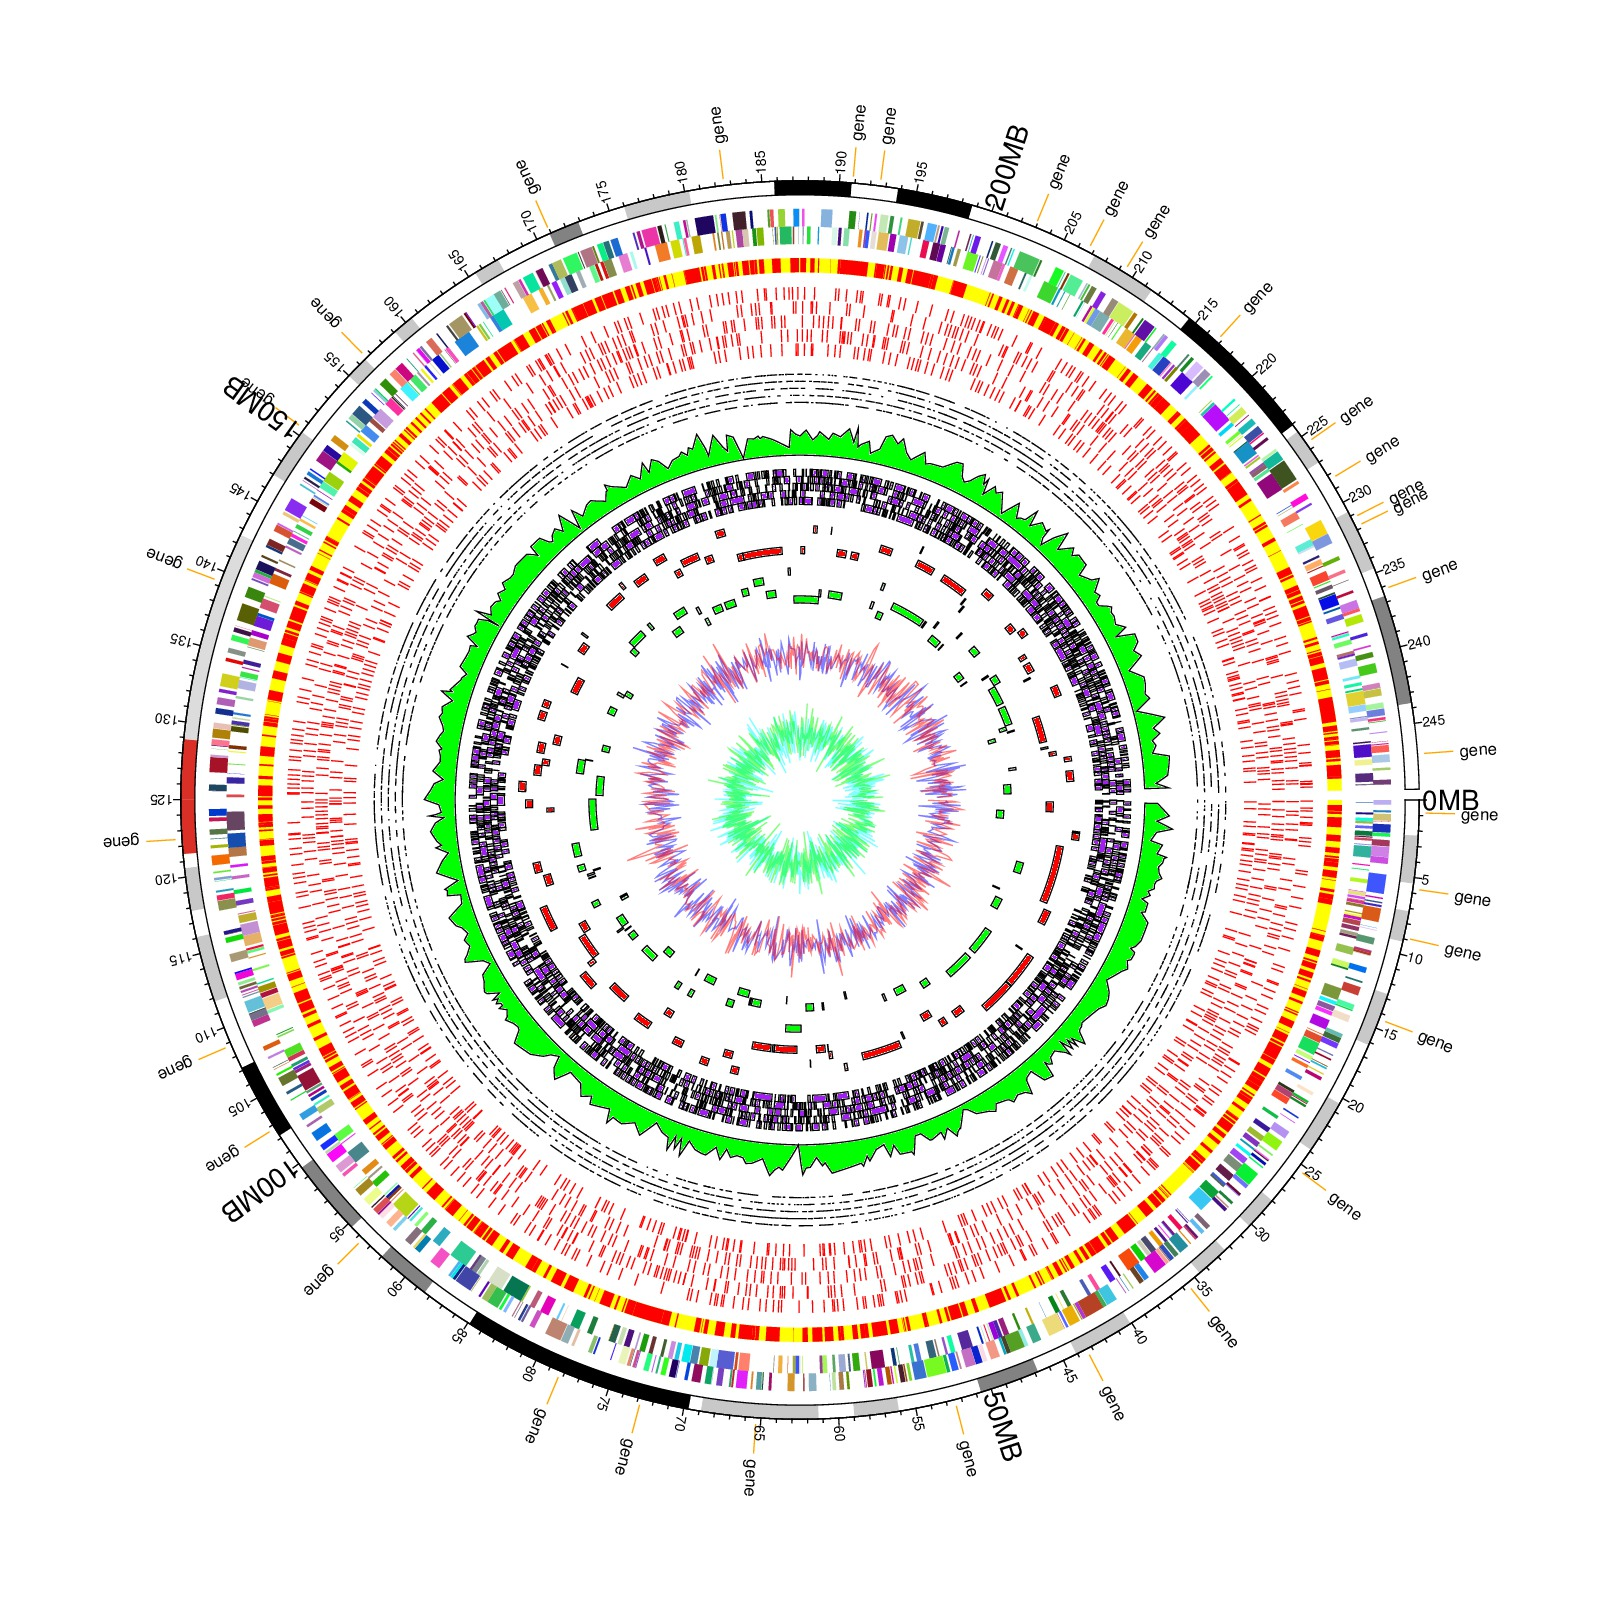

The script that drew this image:

## re-produced from <a href="http://www.plosone.org/article/info%3Adoi%2F10.1371%2Fjournal.pone.0076376">Jimmy H. W. Saw et al, Plos ONE, 2013</a>

rand_col = function(k) {
	return(rgb(runif(k), runif(k), runif(k)))
}

library(circlize)

par(mar = c(1, 1, 1, 1), lwd = 0.5)
circos.par("cell.padding" = c(0, 0, 0, 0))
circos.initializeWithIdeogram(chromosome.index = "chr1", plotType = NULL)

posTransform.fun = function(region) {
	return(region)
}
bed = generateRandomBed(nr = 400, fun = function(k) rep("gene", k))
circos.genomicTrackPlotRegion(bed, ylim = c(0, 1), panel.fun = function(region, value, ...) {
	circos.genomicText(region, value, y = 0, labels.column = 1, facing = "clockwise", adj = c(0, 0.5), cex = 0.5, posTransform = posTransform.fun)
}, track.height = 0.05, bg.border = NA)

circos.genomicPosTransformLines(bed, posTransform = posTransform.fun, track.height = 0.04, col = "orange")

cytoband = read.cytoband()$df
circos.genomicTrackPlotRegion(cytoband, stack = TRUE, panel.fun = function(region, value, ...) {
	circos.genomicRect(region, value, col = cytoband.col(value[, 2]), border = NA, ...)
	cell.xlim = get.cell.meta.data("cell.xlim")
	cell.ylim = get.cell.meta.data("cell.ylim")
	circos.rect(cell.xlim[1], cell.ylim[1], cell.xlim[2], cell.ylim[2], border = "black")
	major.at = seq(0, cell.xlim[2], by = 5000000)
	major.labels = major.at/1000000
	l = major.at %% 50000000 == 0
	major.labels[l] = ""
	circos.axis("top", major.at = major.at, labels = major.labels, labels.facing = "clockwise", labels.cex = 0.4, major.tick.percentage = 0.5)
	circos.text(major.at[l], rep(1.7, sum(l)), paste0(major.at[l]/1000000, "MB"), cex = 0.8, facing = "clockwise", adj = c(0, 0.5))
}, bg.border = NA, track.height = 0.02)

bed_list = list(generateRandomBed(nr = 5000),
	generateRandomBed(nr = 5000))
circos.genomicTrackPlotRegion(bed_list, stack = TRUE, panel.fun = function(region, value, ...) {
	circos.genomicRect(region, value, col = rand_col(nrow(region)), border = NA, ...)
}, bg.border = NA, track.height = 0.05)

bed = generateRandomBed(nr = 5000)
circos.genomicTrackPlotRegion(bed, stack = TRUE, panel.fun = function(region, value, ...) {
	circos.genomicRect(region, value, col = "red", border = NA)
}, bg.border = NA, bg.col = "yellow", track.height = 0.02)

bed_list = list(generateRandomBed(nr = 5000),
	generateRandomBed(nr = 5000),
	generateRandomBed(nr = 5000),
	generateRandomBed(nr = 5000),
	generateRandomBed(nr = 5000))
circos.genomicTrackPlotRegion(bed_list, stack = TRUE, panel.fun = function(region, value, ...) {
	i = getI(...)
	for(k in seq_len(nrow(region))) {
		circos.lines(rep(mean(region[k, 1], region[k, 2]), 2), c(i - 0.4, i + 0.4), straight = TRUE, col = "red")
	}
}, track.height = 0.1, bg.border = NA)

bed_list = list(generateRandomBed(nr = 5000),
	generateRandomBed(nr = 5000),
	generateRandomBed(nr = 5000),
	generateRandomBed(nr = 5000),
	generateRandomBed(nr = 5000))
circos.genomicTrackPlotRegion(bed_list, stack = TRUE, panel.fun = function(region, value, ...) {
	circos.genomicLines(region, value, type = "segment", ...)
}, track.height = 0.05, bg.border = NA)

bed = generateRandomBed(nr = 5000)
circos.genomicTrackPlotRegion(bed, panel.fun = function(region, value, ...) {
	circos.genomicLines(region, value, area = TRUE, col = "green", border = "black", ...)
}, bg.border = NA, track.height = 0.05)


bed_list = list(generateRandomBed(nr = 5000),
	generateRandomBed(nr = 5000),
	generateRandomBed(nr = 5000),
	generateRandomBed(nr = 5000),
	generateRandomBed(nr = 5000))
circos.genomicTrackPlotRegion(bed_list, stack = TRUE, panel.fun = function(region, value, ...) {
	circos.genomicRect(region, value, col = "purple", border = "black", ...)
}, track.height = 0.05, bg.border = NA)

bed = generateRandomBed(nr = 1000, fun = function(k) sample(5, k, replace = TRUE))
circos.genomicTrackPlotRegion(bed, ylim = c(0.5, 5.5), panel.fun = function(region, value, ...) {
	for(i in seq_len(nrow(region))) {
		circos.rect(region[i, 1], value[i, 1]-0.5, region[i, 2], value[i, 1] + 0.5, col = "red")
	}
}, bg.border = NA, track.height = 0.05)

bed = generateRandomBed(nr = 1000, fun = function(k) sample(5, k, replace = TRUE))
circos.genomicTrackPlotRegion(bed, ylim = c(0.5, 5.5), panel.fun = function(region, value, ...) {
	for(i in seq_len(nrow(region))) {
		circos.rect(region[i, 1], value[i, 1]-0.5, region[i, 2], value[i, 1] + 0.5, col = "green")
	}
}, bg.border = NA, track.height = 0.05)

col = c("#0000FF80", "#FF000080")
bed_list = list(generateRandomBed(),
	generateRandomBed())
circos.genomicTrackPlotRegion(bed_list, panel.fun = function(region, value, ...) {
	i = getI(...)
	circos.genomicLines(region, value, type = "l", col = col[i], ...)
}, track.height = 0.1, bg.border = NA)

col = c("#00FFFF80", "#00FF0080")
bed_list = list(generateRandomBed(),
	generateRandomBed())
circos.genomicTrackPlotRegion(bed_list, panel.fun = function(region, value, ...) {
	i = getI(...)
	circos.genomicLines(region, value, type = "l", col = col[i], ...)
}, track.height = 0.1, bg.border = NA)

circos.clear()
